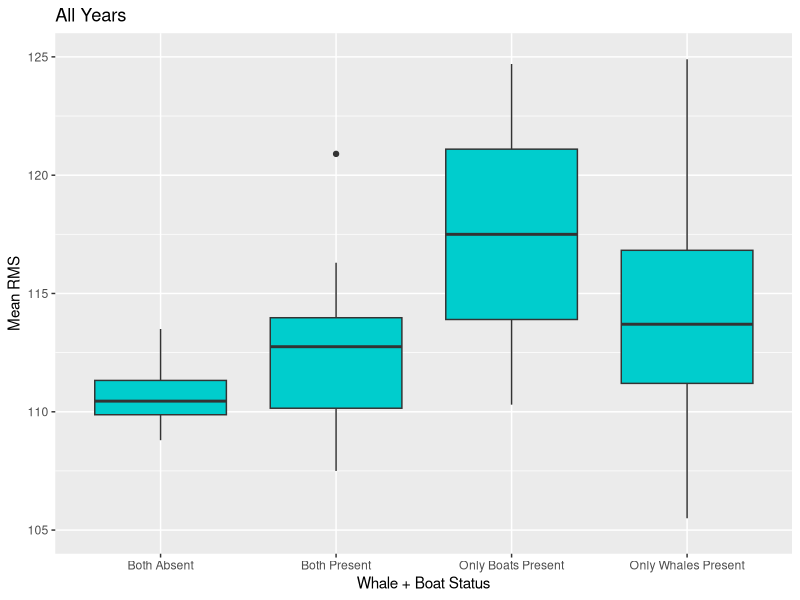
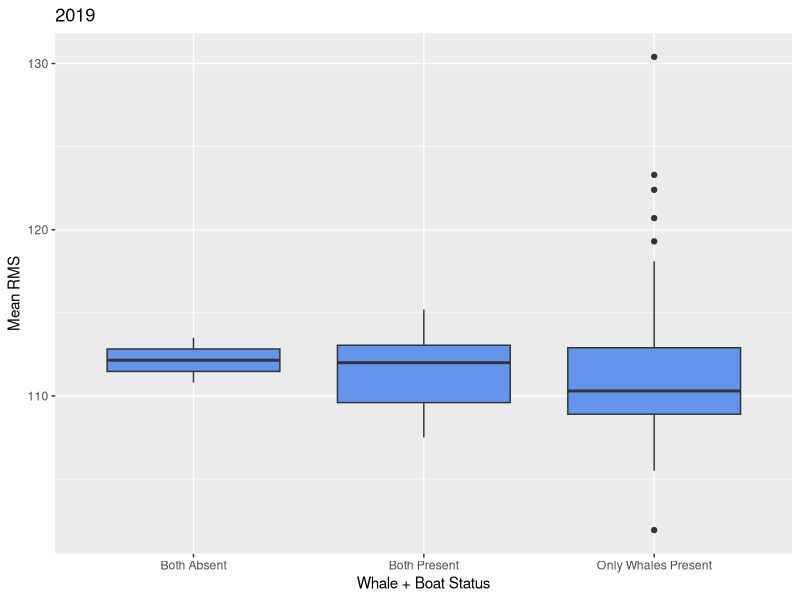
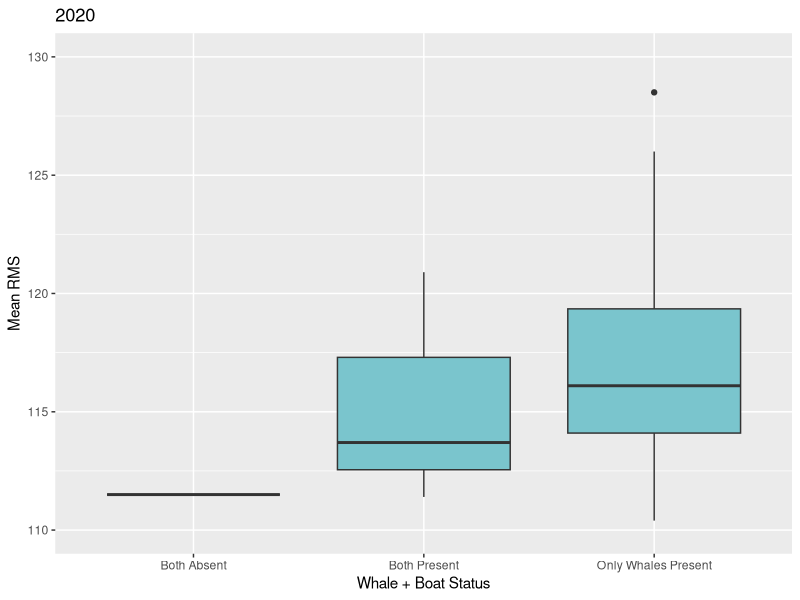
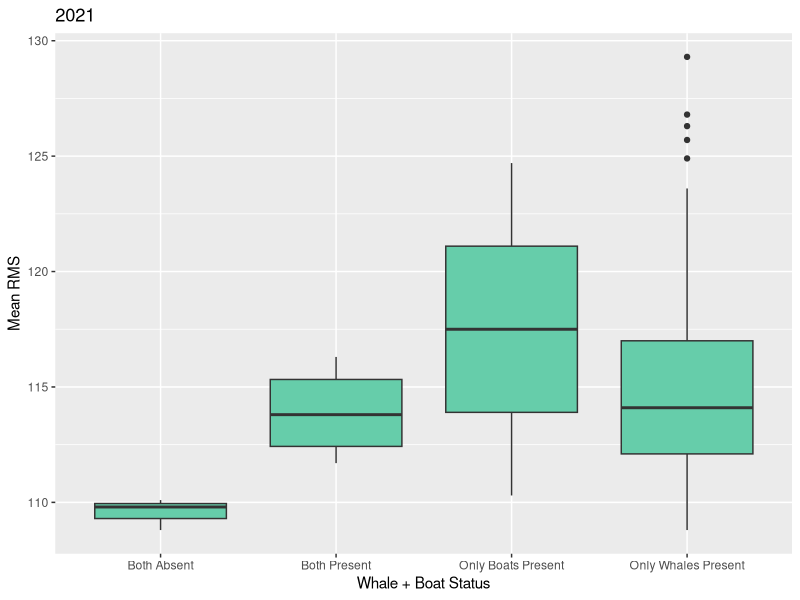
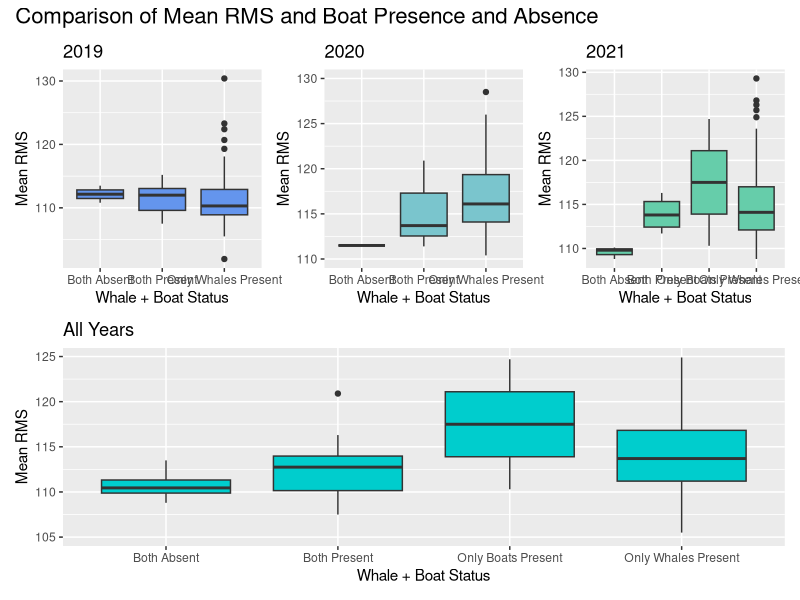

Here is the R script that generated these plots, in order:
## ---- chunk 1
library(tidyverse)
whale_data <- read.table(file="FinalData_March312022.csv", 
                      header=TRUE,
                      sep=",",
                      comment.char="#")
head(whale_data)
whaleP_boatA_prelim <- filter(whale_data, Boat==0 & Whale==1)
head(whaleP_boatA_prelim)
whaleP_boatA <- select(whaleP_boatA_prelim, RMS..mean.)
head(whaleP_boatA)
whaleP_boatP_prelim <- filter(whale_data, Boat==1 & Whale==1)
whaleP_boatP <- select(whaleP_boatP_prelim, RMS..mean.)
whaleA_boatA_prelim <- filter(whale_data, Boat==0 & Whale==0)
whaleA_boatA <- select(whaleA_boatA_prelim, RMS..mean.)
whaleA_boatP_prelim <- filter(whale_data, Boat==1 & Whale==0)
whaleA_boatP <- select(whaleA_boatP_prelim, RMS..mean.)

library(ggplot2)
library(ggthemes)
library(patchwork)
whale_df <- data.frame(status=c(rep("Both Absent", dim(whaleA_boatA)[1]),rep("Only Whales Present", dim(whaleP_boatA)[1]), rep("Only Boats Present", dim(whaleA_boatP)[1]), rep("Both Present", dim(whaleP_boatP)[1])),Mean_RMS=rbind(whaleA_boatA, whaleP_boatA, whaleA_boatP, whaleP_boatP))

Modification <- qplot(x=whale_df$status, y=whale_df$RMS..mean.,geom="boxplot",fill=I("cyan3")) +
  labs(title="All Years",
      x="Whale + Boat Status",
      y="Mean RMS") + ylim(105,125) # got rid of one "Whales Present Point that was a huge outlier
print(Modification) 
## ---- chunk 2
## Whale Presence and Absence boxplots for 2019
library(tidyverse)
whale_data <- read.table(file="FinalData_March312022.csv", 
                      header=TRUE,
                      sep=",",
                      comment.char="#")
head(whale_data)
whaleP_boatA_prelim19 <- filter(whale_data, Boat==0 & Whale==1 & Year==2019)
head(whaleP_boatA_prelim19)
whaleP_boatA19 <- select(whaleP_boatA_prelim19, RMS..mean.)
head(whaleP_boatA19)
whaleP_boatP_prelim19 <- filter(whale_data, Boat==1 & Whale==1 & Year==2019)
whaleP_boatP19 <- select(whaleP_boatP_prelim19, RMS..mean.)
whaleA_boatA_prelim19 <- filter(whale_data, Boat==0 & Whale==0 & Year==2019)
whaleA_boatA19 <- select(whaleA_boatA_prelim19, RMS..mean.)
whaleA_boatP_prelim19 <- filter(whale_data, Boat==1 & Whale==0 & Year==2019)
whaleA_boatP19 <- select(whaleA_boatP_prelim19, RMS..mean.)

library(ggplot2)
library(ggthemes)
library(patchwork)
whale_df19 <- data.frame(status=c(rep("Both Absent", dim(whaleA_boatA19)[1]),rep("Only Whales Present", dim(whaleP_boatA19)[1]), rep("Only Boats Present", dim(whaleA_boatP19)[1]), rep("Both Present", dim(whaleP_boatP19)[1])),Mean_RMS=rbind(whaleA_boatA19, whaleP_boatA19, whaleA_boatP19, whaleP_boatP19))

Modification19 <- qplot(x=whale_df19$status, y=whale_df19$RMS..mean.,geom="boxplot",fill=I("cornflowerblue")) +
  labs(title="2019",
      x="Whale + Boat Status",
      y="Mean RMS") # got rid of one "Whales Present Point that was a huge outlier
print(Modification19) 
### there is no boxplot to containing "Only boats present" because there was no circumstance where a boat was present and a whale was not
## ---- chunk 3
## Whale Presence and Absence box plot for 2020
library(tidyverse)
whale_data <- read.table(file="FinalData_March312022.csv", 
                      header=TRUE,
                      sep=",",
                      comment.char="#")
head(whale_data)
whaleP_boatA_prelim20 <- filter(whale_data, Boat==0 & Whale==1 & Year==2020)
head(whaleP_boatA_prelim20)
whaleP_boatA20 <- select(whaleP_boatA_prelim20, RMS..mean.)
head(whaleP_boatA20)
whaleP_boatP_prelim20 <- filter(whale_data, Boat==1 & Whale==1 & Year==2020)
whaleP_boatP20 <- select(whaleP_boatP_prelim20, RMS..mean.)
whaleA_boatA_prelim20 <- filter(whale_data, Boat==0 & Whale==0 & Year==2020)
whaleA_boatA20 <- select(whaleA_boatA_prelim20, RMS..mean.)
whaleA_boatP_prelim20 <- filter(whale_data, Boat==1 & Whale==0 & Year==2020)
whaleA_boatP20 <- select(whaleA_boatP_prelim20, RMS..mean.)

library(ggplot2)
library(ggthemes)
library(patchwork)
whale_df20 <- data.frame(status=c(rep("Both Absent", dim(whaleA_boatA20)[1]),rep("Only Whales Present", dim(whaleP_boatA20)[1]), rep("Only Boats Present", dim(whaleA_boatP20)[1]), rep("Both Present", dim(whaleP_boatP20)[1])),Mean_RMS=rbind(whaleA_boatA20, whaleP_boatA20, whaleA_boatP20, whaleP_boatP20))

Modification20 <- qplot(x=whale_df20$status, y=whale_df20$RMS..mean.,geom="boxplot",fill=I("cadetblue3")) +
  labs(title="2020",
      x="Whale + Boat Status",
      y="Mean RMS") + ylim(110,130) # got rid of one "Whales Present Point that was a huge outlier
print(Modification20) 
# removed one outlier at 155.8 RMS under "Only Whales Present" 
## ---- chunk 4
## Whale Presence and Absence boxplots for 2021
library(tidyverse)
whale_data <- read.table(file="FinalData_March312022.csv", 
                      header=TRUE,
                      sep=",",
                      comment.char="#")
head(whale_data)
whaleP_boatA_prelim21 <- filter(whale_data, Boat==0 & Whale==1 & Year==2021)
head(whaleP_boatA_prelim21)
whaleP_boatA21 <- select(whaleP_boatA_prelim21, RMS..mean.)
head(whaleP_boatA21)
whaleP_boatP_prelim21 <- filter(whale_data, Boat==1 & Whale==1 & Year==2021)
whaleP_boatP21 <- select(whaleP_boatP_prelim21, RMS..mean.)
whaleA_boatA_prelim21 <- filter(whale_data, Boat==0 & Whale==0 & Year==2021)
whaleA_boatA21 <- select(whaleA_boatA_prelim21, RMS..mean.)
whaleA_boatP_prelim21 <- filter(whale_data, Boat==1 & Whale==0 & Year==2021)
whaleA_boatP21 <- select(whaleA_boatP_prelim21, RMS..mean.)

library(ggplot2)
library(ggthemes)
library(patchwork)
whale_df21 <- data.frame(status=c(rep("Both Absent", dim(whaleA_boatA21)[1]),rep("Only Whales Present", dim(whaleP_boatA21)[1]), rep("Only Boats Present", dim(whaleA_boatP21)[1]), rep("Both Present", dim(whaleP_boatP21)[1])),Mean_RMS=rbind(whaleA_boatA21, whaleP_boatA21, whaleA_boatP21, whaleP_boatP21))

Modification21 <- qplot(x=whale_df21$status, y=whale_df21$RMS..mean.,geom="boxplot",fill=I("aquamarine3")) +
  labs(title="2021",
      x="Whale + Boat Status",
      y="Mean RMS")  # got rid of one "Whales Present Point that was a huge outlier
print(Modification21) 
# removed one outlier at 155.8 RMS under "Only Whales Present" 
## ---- chunk 5
library(ggplot2)
library(ggthemes)
library(patchwork)
library(TeachingDemos)
(Modification19 | Modification20 | Modification21) / Modification + plot_annotation(
  title = "Comparison of Mean RMS and Boat Presence and Absence", 
  theme=theme(plot.title=element_text(size=16)))
